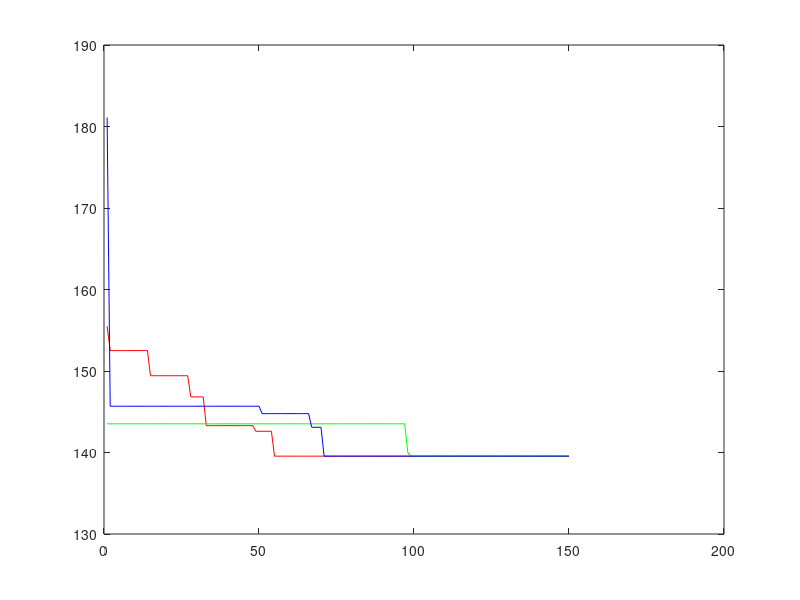

Here is the MATLAB script that generated this plot:
aco = [];
aco(1).rate = 0;
aco(1).ds = [155.4964 152.5052 152.5052 152.5052 152.5052 152.5052 152.5052 152.5052 152.5052 152.5052 152.5052 152.5052 152.5052 152.5052 149.4195 149.4195 149.4195 149.4195 149.4195 149.4195 149.4195 149.4195 149.4195 149.4195 149.4195 149.4195 149.4195 146.8231 146.8231 146.8231 146.8231 146.8231 143.2974 143.2974 143.2974 143.2974 143.2974 143.2974 143.2974 143.2974 143.2974 143.2974 143.2974 143.2974 143.2974 143.2974 143.2974 143.2974 142.6041 142.6041 142.6041 142.6041 142.6041 142.6041 139.5513 ];
% DSlength = length(hmaco(1).ds) + 20;
DSlength = 150;

aco(2).rate = 'hm0.2';
aco(2).ds = [143.5194 143.5194 143.5194 143.5194 143.5194 143.5194 143.5194 143.5194 143.5194 143.5194 143.5194 143.5194 143.5194 143.5194 143.5194 143.5194 143.5194 143.5194 143.5194 143.5194 143.5194 143.5194 143.5194 143.5194 143.5194 143.5194 143.5194 143.5194 143.5194 143.5194 143.5194 143.5194 143.5194 143.5194 143.5194 143.5194 143.5194 143.5194 143.5194 143.5194 143.5194 143.5194 143.5194 143.5194 143.5194 143.5194 143.5194 143.5194 143.5194 143.5194 143.5194 143.5194 143.5194 143.5194 143.5194 143.5194 143.5194 143.5194 143.5194 143.5194 143.5194 143.5194 143.5194 143.5194 143.5194 143.5194 143.5194 143.5194 143.5194 143.5194 143.5194 143.5194 143.5194 143.5194 143.5194 143.5194 143.5194 143.5194 143.5194 143.5194 143.5194 143.5194 143.5194 143.5194 143.5194 143.5194 143.5194 143.5194 143.5194 143.5194 143.5194 143.5194 143.5194 143.5194 143.5194 143.5194 143.5194 139.9782 139.551 ];


aco(3).rate = 'hs0.1';
aco(3).ds = [181.0984 145.678 145.678 145.678 145.678 145.678 145.678 145.678 145.678 145.678 145.678 145.678 145.678 145.678 145.678 145.678 145.678 145.678 145.678 145.678 145.678 145.678 145.678 145.678 145.678 145.678 145.678 145.678 145.678 145.678 145.678 145.678 145.678 145.678 145.678 145.678 145.678 145.678 145.678 145.678 145.678 145.678 145.678 145.678 145.678 145.678 145.678 145.678 145.678 145.678 144.7687 144.7687 144.7687 144.7687 144.7687 144.7687 144.7687 144.7687 144.7687 144.7687 144.7687 144.7687 144.7687 144.7687 144.7687 144.7687 143.0926 143.0926 143.0926 143.0926 139.5513 ];
color = ['r','g','b','y','k'];
for i = 1 : length(aco)
    length(aco(i).ds)
    DSlength
    if length(aco(i).ds) < DSlength
        aco(i).ds = [aco(i).ds min(aco(i).ds) * ones(1, DSlength - length(aco(i).ds))];
    end
    length(aco(i).ds)
    plot(aco(i).ds, color(i));
    hold on;
end
hold off;